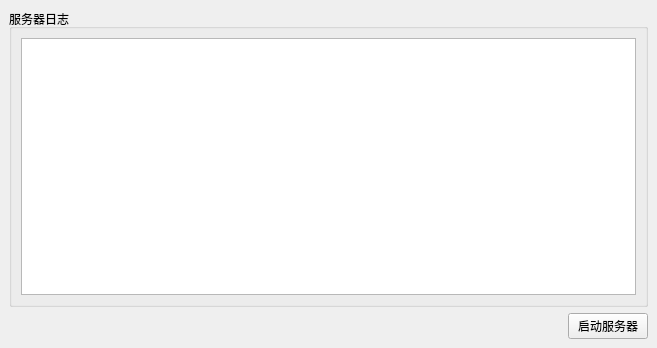
<?xml version="1.0" encoding="UTF-8"?>
<ui version="4.0">
 <class>MainWindow</class>
 <widget class="QMainWindow" name="MainWindow">
  <property name="geometry">
   <rect>
    <x>0</x>
    <y>0</y>
    <width>657</width>
    <height>348</height>
   </rect>
  </property>
  <property name="windowTitle">
   <string>服务器</string>
  </property>
  <widget class="QWidget" name="centralwidget">
   <layout class="QVBoxLayout" name="verticalLayout_2">
    <item>
     <widget class="QGroupBox" name="groupBox">
      <property name="title">
       <string>服务器日志</string>
      </property>
      <layout class="QVBoxLayout" name="verticalLayout">
       <item>
        <widget class="QPlainTextEdit" name="logEditor"/>
       </item>
      </layout>
     </widget>
    </item>
    <item>
     <layout class="QHBoxLayout" name="horizontalLayout">
      <item>
       <spacer name="horizontalSpacer">
        <property name="orientation">
         <enum>Qt::Orientation::Horizontal</enum>
        </property>
        <property name="sizeHint" stdset="0">
         <size>
          <width>40</width>
          <height>20</height>
         </size>
        </property>
       </spacer>
      </item>
      <item>
       <widget class="QPushButton" name="startStopButton">
        <property name="text">
         <string>启动服务器</string>
        </property>
       </widget>
      </item>
     </layout>
    </item>
   </layout>
  </widget>
 </widget>
 <resources/>
 <connections/>
</ui>
